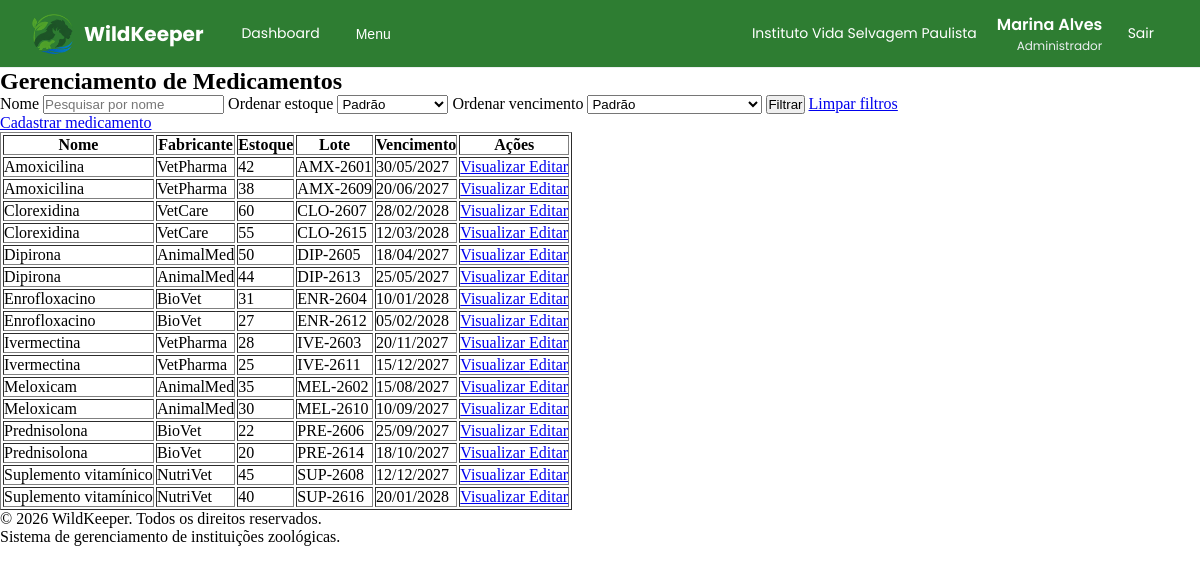
/src/medicamentos/index.php (signed in), run on the app's committed database.
### tables this page shows
CREATE TABLE
    IF NOT EXISTS medicamentos (
        id INT PRIMARY KEY AUTO_INCREMENT,
        nome VARCHAR(50) NOT NULL,
        descricao TEXT NOT NULL,
        fabricante VARCHAR(50) NOT NULL,
        estoque INT NOT NULL,  
        lote VARCHAR(50) NOT NULL,
        vencimento DATE NOT NULL,
        instituicao_id INT NOT NULL,
        FOREIGN KEY (instituicao_id) REFERENCES instituicoes (id),
        created_at TIMESTAMP DEFAULT CURRENT_TIMESTAMP,
        updated_at TIMESTAMP DEFAULT CURRENT_TIMESTAMP ON UPDATE CURRENT_TIMESTAMP
    );

### src/medicamentos/index.php (the view, shortened to what this page needs)
<?php
include "../includes/funcoes.php";
$nomeFiltrado = trim($_GET['nome'] ?? "");
$sql = "SELECT id, nome, fabricante, estoque, lote, vencimento
        FROM medicamentos
        WHERE 1 = 1";
$ordenacoes = [];
if (empty($ordenacoes)) {
    $sql .= " ORDER BY nome ASC";
} else {
    $sql .= " ORDER BY " . implode(", ", $ordenacoes);
}
$stmt = $conexao->prepare($sql);
$stmt->execute();
$resultado = $stmt->get_result();
?>
<!DOCTYPE html>
<html lang="pt-br">
<head>
    <link rel="stylesheet" href="../../assets/css/reset.css">
    <link rel="stylesheet" href="../../assets/css/dashboard_global.css">
    <link rel="stylesheet" href="../../assets/css/tabela.css">
</head>
<body>
    <?php include "../includes/dashboard-header.php" ?>
    <main>
        <section>
            <h1>Gerenciamento de Medicamentos</h1>
            <form action="index.php" method="get">
                <label for="nome">Nome</label>
                <input type="text" data-pesquisa="nome" data-campos="nome" name="nome" id="nome" placeholder="Pesquisar por nome" value="<?= htmlspecialchars($nomeFiltrado) ?>">
                <label for="estoque">Ordenar estoque</label>
                <select name="estoque" id="estoque">
                    <option value="">Padrão</option>
                </select>
                <label for="vencimento">Ordenar vencimento</label>
                <select name="vencimento" id="vencimento">
                    <option value="">Padrão</option>
                </select>
                <button type="submit">Filtrar</button>
                <a href="index.php">Limpar filtros</a>
            </form>
            <a href="cadastrar_medicamento.php">Cadastrar medicamento</a>
            <?php if ($resultado->num_rows > 0): ?>
                <table border="1" id="tabela">
                    <thead>
                        <tr>
                            <th>Nome</th>
                            <th>Fabricante</th>
                            <th>Estoque</th>
                            <th>Lote</th>
                            <th>Vencimento</th>
                            <th>Ações</th>
                        </tr>
                    </thead>
                    <tbody>
                        <?php while ($medicamento = $resultado->fetch_assoc()): ?>
                            <tr>
                                <td data-campo="nome"><?= htmlspecialchars($medicamento['nome']) ?></td>
                                <td><?= htmlspecialchars($medicamento['fabricante']) ?></td>
                                <td>
                                    <?= htmlspecialchars($medicamento['estoque']) ?>
                                </td>
                                <td><?= htmlspecialchars($medicamento['lote']) ?></td>
                                <td>
                                    <?= date("d/m/Y", strtotime($medicamento['vencimento'])) ?>
                                </td>
                                <td>
                                    <a href="mostrar_medicamento.php?id=<?= $medicamento['id'] ?>">
                                        Visualizar
                                    </a>
                                    <a href="editar_medicamento.php?id=<?= $medicamento['id'] ?>">
                                        Editar
                                    </a>
                                </td>
                            </tr>
                        <?php endwhile; ?>
                    </tbody>
                </table>
            <?php else: ?>
                <p>Nenhum medicamento encontrado.</p>
            <?php endif; ?>
        </section>
    </main>
    <?php include "../includes/dashboard-footer.php" ?>
</body>
</html>

### assets/css/dashboard_global.css (style rules this page uses)
:root { --verde-principal: #2E7D32; --verde-claro: #81C784; --azul: #1565C0; --cinza: #ECEFF1; --branco: #FFFFFF; --erro-sair: #D32F2F; --sucesso: #388E3C; --texto: #263238; }

### data on the page
medicamentos: nome "Amoxicilina", fabricante "VetPharma", estoque "42", lote "AMX-2601", vencimento "30/05/2027"
medicamentos: nome "Amoxicilina", fabricante "VetPharma", estoque "38", lote "AMX-2609", vencimento "20/06/2027"
medicamentos: nome "Clorexidina", fabricante "VetCare", estoque "60", lote "CLO-2607", vencimento "28/02/2028"
medicamentos: nome "Clorexidina", fabricante "VetCare", estoque "55", lote "CLO-2615", vencimento "12/03/2028"
medicamentos: nome "Dipirona", fabricante "AnimalMed", estoque "50", lote "DIP-2605", vencimento "18/04/2027"
medicamentos: nome "Dipirona", fabricante "AnimalMed", estoque "44", lote "DIP-2613", vencimento "25/05/2027"
medicamentos: nome "Enrofloxacino", fabricante "BioVet", estoque "31", lote "ENR-2604", vencimento "10/01/2028"
medicamentos: nome "Enrofloxacino", fabricante "BioVet", estoque "27", lote "ENR-2612", vencimento "05/02/2028"
medicamentos: nome "Ivermectina", fabricante "VetPharma", estoque "28", lote "IVE-2603", vencimento "20/11/2027"
medicamentos: nome "Ivermectina", fabricante "VetPharma", estoque "25", lote "IVE-2611", vencimento "15/12/2027"
medicamentos: nome "Meloxicam", fabricante "AnimalMed", estoque "35", lote "MEL-2602", vencimento "15/08/2027"
medicamentos: nome "Meloxicam", fabricante "AnimalMed", estoque "30", lote "MEL-2610", vencimento "10/09/2027"
medicamentos: nome "Prednisolona", fabricante "BioVet", estoque "22", lote "PRE-2606", vencimento "25/09/2027"
medicamentos: nome "Prednisolona", fabricante "BioVet", estoque "20", lote "PRE-2614", vencimento "18/10/2027"
medicamentos: nome "Suplemento vitamínico", fabricante "NutriVet", estoque "45", lote "SUP-2608", vencimento "12/12/2027"
medicamentos: nome "Suplemento vitamínico", fabricante "NutriVet", estoque "40", lote "SUP-2616", vencimento "20/01/2028"

### other printed values
$_SESSION['instituicao_nome'] "Instituto Vida Selvagem Paulista"
$_SESSION['nome'] "Marina Alves"
$_SESSION['cargo_nome'] "Administrador"
